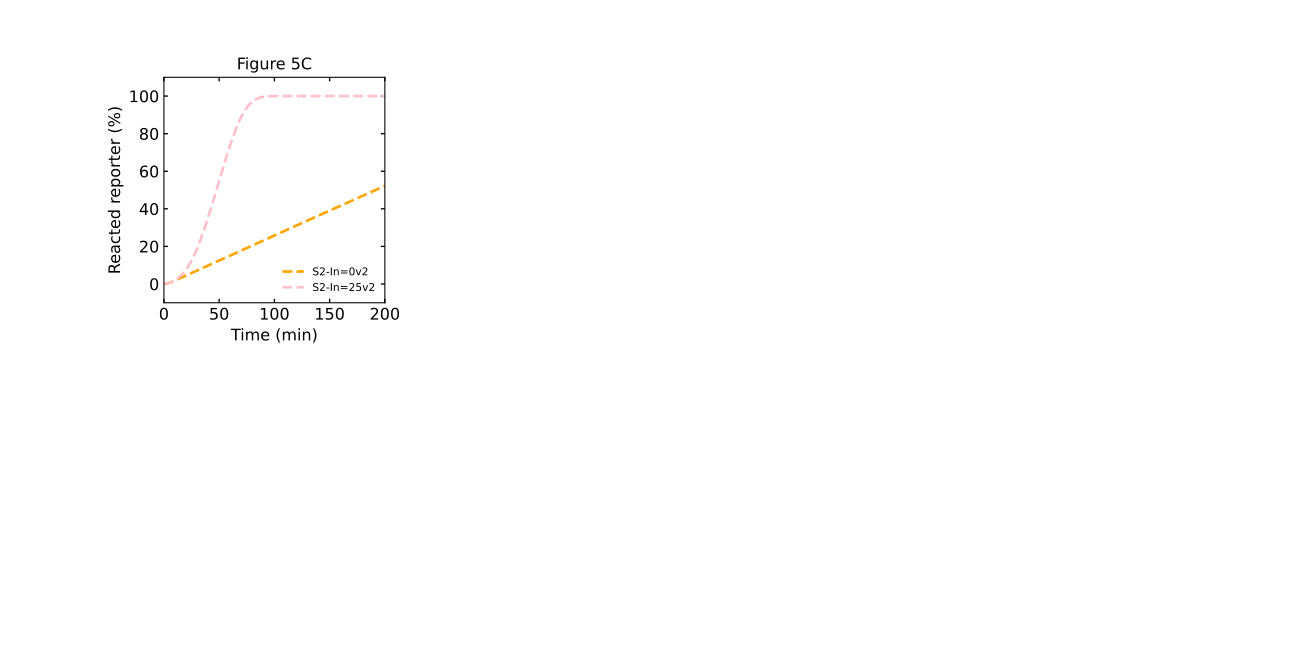

Write the Python code that produced this figure.
# -*- coding: utf-8 -*-
"""
Created on Wed Jul  6 14:42:34 2022

@author: tnm12
"""
import numpy as np
import matplotlib.pyplot as plt
from matplotlib.ticker import MaxNLocator

import sys
import Simulatorv2021 as RSDs #import version 2.0.2.1 of simulator
    
'''
##############################################################################
Simulations
##############################################################################
'''

t_sim = np.linspace(0,6,1001)*3600 # seconds

k_txn = 0.015 #transcription rate

IN = [0,25] #input template

REP_con = 500 #reporter concentration

color = ['orange','pink']

model = RSDs.RSD_sim(5) # define the model instance and # of domains

# specify species involved in the reaction
model.molecular_species('gate{1,2}',DNA_con=12.5)
model.molecular_species('gate{3,2}',DNA_con=12.5)
model.molecular_species('gate{4,2}',DNA_con=12.5)
model.molecular_species('gate{5,2}',DNA_con=12.5)
model.molecular_species('reporter{2}',DNA_con=REP_con)

model.global_rate_constants(ktxn=k_txn) #globally changes transcription rates

plt.subplot(2,4,1)
for n in range(len(IN)):
    model.molecular_species('input{1}',DNA_con=IN[n])
    
    # simulate the model (input is simulation time)
    model.simulate(t_sim)
    
    # pull out the species from the model solution to plot
    S2 = model.output_concentration('S{2}')
    
    fs = 12
    
    plt.plot(model.t/60,(S2/REP_con)*100,color=color[n],linewidth=2,linestyle='--')

plt.xticks(fontsize=fs)
plt.yticks(fontsize=fs)
plt.ylim(-10,110)
plt.xlim(0,200)
ax1 = plt.gca()
ax1.xaxis.set_tick_params(which='both',size=3,width=1,direction='in',top='on')
#ax1.xaxis.set_major_locator(MaxNLocator(integer=True))
ax1.yaxis.set_tick_params(which='both',size=3,width=1,direction='in',right='on')
plt.xlabel('Time (min)',fontsize=fs)
plt.ylabel('Reacted reporter (%)',fontsize=fs)
plt.title('Figure 5C')
plt.legend(['S2-In=0v2','S2-In=25v2'],frameon=False,fontsize=8)
